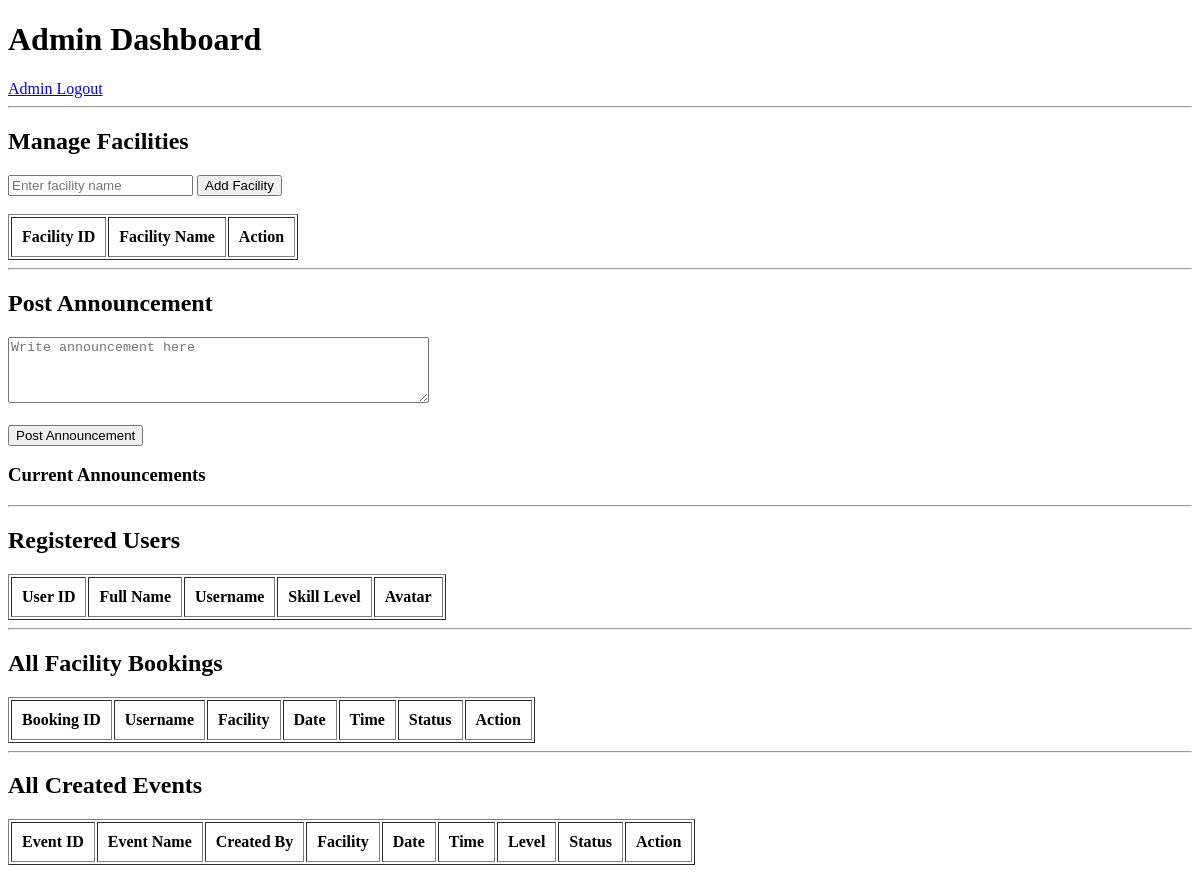
The page /admin_dashboard (signed in) on the database as committed earlier.
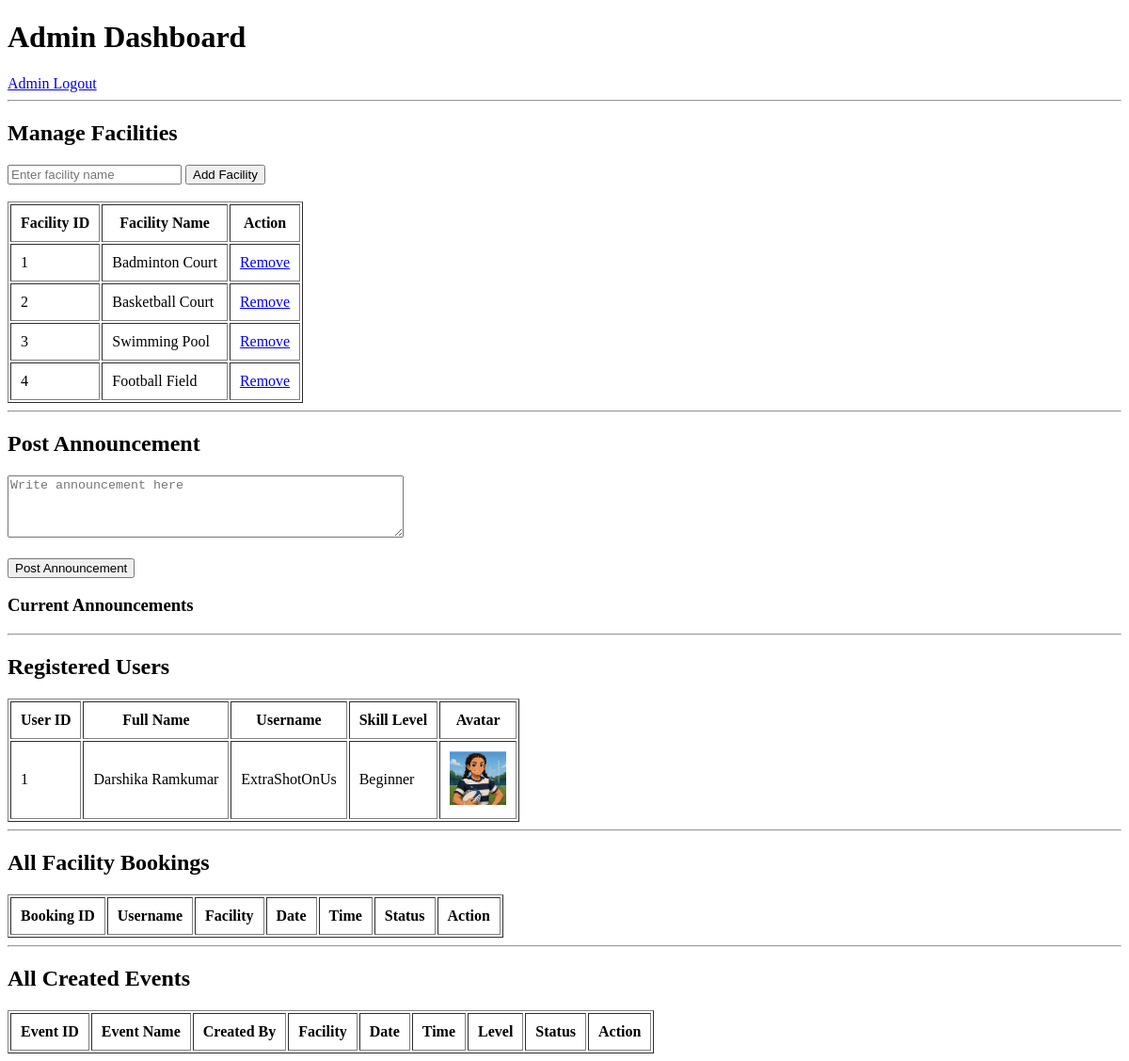
The same page on the database as committed later.
### tables this page shows
CREATE TABLE facilities (
    id INTEGER PRIMARY KEY AUTOINCREMENT,
    name TEXT NOT NULL UNIQUE
);

CREATE TABLE users (
    id INTEGER PRIMARY KEY AUTOINCREMENT,
    full_name TEXT NOT NULL,
    username TEXT NOT NULL UNIQUE,
    password TEXT NOT NULL,
    skill_level TEXT NOT NULL,
    avatar TEXT NOT NULL
);

### app.py (the view)
@app.route("/admin_dashboard")
def admin_dashboard():
    if "admin" not in session:
        return redirect(url_for("admin_login"))
    conn = get_db_connection()
    facilities = conn.execute("SELECT * FROM facilities").fetchall()
    announcements = conn.execute("SELECT * FROM announcements ORDER BY id DESC").fetchall()
    users = conn.execute("SELECT * FROM users").fetchall()
    bookings = conn.execute("SELECT * FROM bookings").fetchall()
    events = conn.execute("SELECT * FROM events").fetchall()
    conn.close()
    return render_template(
        "admin_dashboard.html",
        facilities=facilities,
        announcements=announcements,
        users=users,
        bookings=bookings,
        events=events
    )

### app.py (called while the page is built)
def get_db_connection():
    conn = sqlite3.connect("database.db")
    conn.row_factory = sqlite3.Row
    return conn

### templates/admin_dashboard.html (shortened to what this page needs)
<!DOCTYPE html>
<html>
<head>
</head>
<body>
    <h1>Admin Dashboard</h1>
    <a href="{{ url_for('admin_logout') }}">Admin Logout</a>
    <hr>
    <h2>Manage Facilities</h2>
    <form method="POST" action="{{ url_for('add_facility') }}">
        <input type="text" name="facility_name" placeholder="Enter facility name" required>
        <button type="submit">Add Facility</button>
    </form>
    <br>
    <table border="1" cellpadding="10">
        <tr>
            <th>Facility ID</th>
            <th>Facility Name</th>
            <th>Action</th>
        </tr>
        {% for facility in facilities %}
        <tr>
            <td>{{ facility.id }}</td>
            <td>{{ facility.name }}</td>
            <td>
                <a href="{{ url_for('delete_facility', facility_id=facility.id) }}">Remove</a>
            </td>
        </tr>
        {% endfor %}
    </table>
    <hr>
    <h2>Post Announcement</h2>
    <form method="POST" action="{{ url_for('post_announcement') }}">
        <textarea name="message" rows="4" cols="50" placeholder="Write announcement here" required></textarea><br><br>
        <button type="submit">Post Announcement</button>
    </form>
    <h3>Current Announcements</h3>
    <hr>
    <h2>Registered Users</h2>
    <table border="1" cellpadding="10">
        <tr>
            <th>User ID</th>
            <th>Full Name</th>
            <th>Username</th>
            <th>Skill Level</th>
            <th>Avatar</th>
        </tr>
        {% for user in users %}
        <tr>
            <td>{{ user.id }}</td>
            <td>{{ user.full_name }}</td>
            <td>{{ user.username }}</td>
            <td>{{ user.skill_level }}</td>
         <td>
                <img src="{{ url_for('static', filename='images/' + user.avatar) }}" width="60">
            </td>
        </tr>
        {% endfor %}
    </table>
    <hr>
    <h2>All Facility Bookings</h2>
    <table border="1" cellpadding="10">
        <tr>
            <th>Booking ID</th>
            <th>Username</th>
            <th>Facility</th>
            <th>Date</th>
            <th>Time</th>
            <th>Status</th>
            <th>Action</th>
        </tr>
    </table>
    <hr>
    <h2>All Created Events</h2>
    <table border="1" cellpadding="10">
        <tr>
            <th>Event ID</th>
            <th>Event Name</th>
            <th>Created By</th>
            <th>Facility</th>
            <th>Date</th>
            <th>Time</th>
            <th>Level</th>
            <th>Status</th>
            <th>Action</th>
        </tr>
    </table>
</body>
</html>

Rows that differ between the two databases and show on the page:
added facilities: id "1", name "Badminton Court"
added facilities: id "2", name "Basketball Court"
added facilities: id "3", name "Swimming Pool"
added facilities: id "4", name "Football Field"
added users: id "1", full_name "Darshika Ramkumar", username "ExtraShotOnUs", skill_level "Beginner", avatar (picture)
